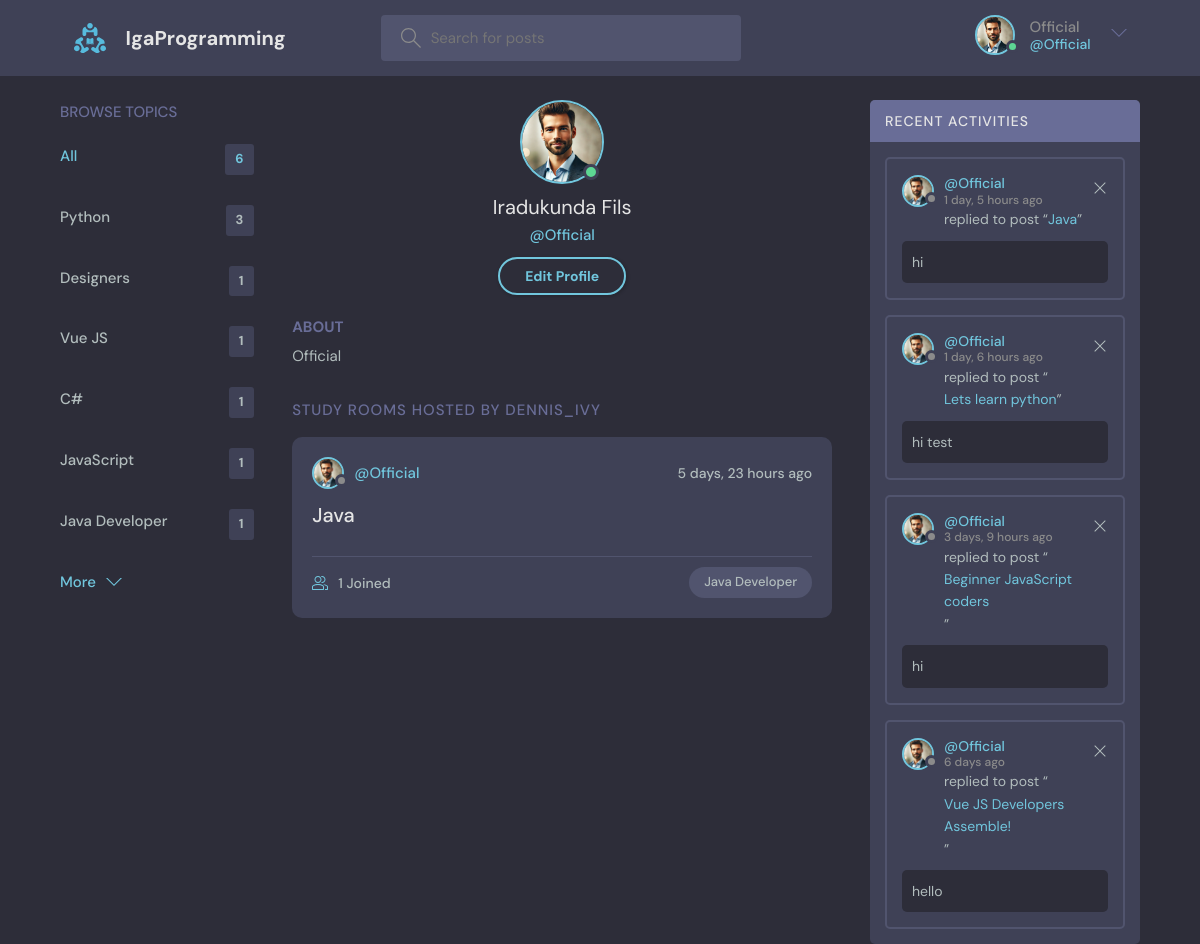
Screenshot of /profile/6/ (signed in) with the database file from the repository.
### base/models.py (models this page shows, shortened)
class User(AbstractUser):
    name = models.CharField(max_length=200, null=True)
    email = models.EmailField(unique=True, null=True)
    bio = models.TextField(null=True)
    avatar = models.ImageField(null=True, default="avatar.svg")
    USERNAME_FIELD = 'email'
    REQUIRED_FIELDS = ['username']

class Topic(models.Model):
    name = models.CharField(max_length=200)

class Room(models.Model):
    host = models.ForeignKey(User, on_delete=models.SET_NULL, null=True)
    topic = models.ForeignKey(Topic, on_delete=models.SET_NULL, null=True)
    name = models.CharField(max_length=200)
    description = models.TextField(null=True, blank=True)
    participants = models.ManyToManyField(
        User, related_name='participants', blank=True)
    updated = models.DateTimeField(auto_now=True)
    created = models.DateTimeField(auto_now_add=True)
    class Meta:
        ordering = ['-updated', '-created']
    def __str__(self):
        return self.name

class Message(models.Model):
    user = models.ForeignKey(User, on_delete=models.CASCADE)
    room = models.ForeignKey(Room, on_delete=models.CASCADE)
    body = models.TextField()
    updated = models.DateTimeField(auto_now=True)
    created = models.DateTimeField(auto_now_add=True)
    class Meta:
        ordering = ['-updated', '-created']

### base/views.py (the view)
# urls.py: path('profile/<str:pk>/', views.userProfile, name="user-profile"),
@login_required(login_url='login')
def userProfile(request, pk):
    user = User.objects.get(id=pk)
    rooms = user.room_set.all()
    room_messages = user.message_set.all()
    topics = Topic.objects.all()
    context = {'user': user, 'rooms': rooms,
               'room_messages': room_messages, 'topics': topics}
    return render(request, 'base/profile.html', context)

### base/templates/base/profile.html
{% extends 'main.html' %}
{% block content %}
<main class="profile-page layout layout--3">
  <div class="container">
    {% include 'base/topics_component.html' %}
    <div class="roomList">
      <div class="profile">
        <div class="profile__avatar">
          <div class="avatar avatar--large active">
            <img src="{{user.avatar.url}}" />
          </div>
        </div>
        <div class="profile__info">
          <h3>{{user.name}}</h3>
          <p>@{{user.username}}</p>
          {% if request.user == user %}
          <a href="{% url 'update-user' %}" class="btn btn--main btn--pill">Edit Profile</a>
          {% endif %}
        </div>
        <div class="profile__about">
          <h3>About</h3>
          <p>
            {{user.bio}}
          </p>
        </div>
      </div>
      <div class="roomList__header">
        <div>
          <h2>Study Rooms Hosted by dennis_ivy</a>
          </h2>
        </div>
      </div>
      {% include 'base/feed_component.html' %}
    </div>
    {% include 'base/activity_component.html' %}
  </div>
</main>
{% endblock content %}

### templates/main.html (shortened to what this page needs)
<!DOCTYPE html>
{% load static %}
<html lang="en">
<head>
    <link rel="stylesheet" href="{% static 'styles/style.css' %}" />
</head>
<body>
    {% include 'navbar.html' %}
    {% block content %}
    {% endblock %}
</body>
</html>

### templates/navbar.html (shortened to what this page needs)
{% load static %}
<header class="header header--loggedIn">
    <div class="container">
        <a href="{% url 'home' %}" class="header__logo">
            <img src="{% static 'images/logo.svg' %}" />
            <h1>IgaProgramming</h1>
        </a>
        <form class="header__search" method="GET" action="{% url 'home' %}">
            <label>
                <input name="q" placeholder="Search for posts" />
            </label>
        </form>
        <nav class="header__menu">
            {% if request.user.is_authenticated %}
            <div class="header__user">
                <a href="{% url 'user-profile' user.id %}">
                    <div class="avatar avatar--medium active">
                        <img src="{{request.user.avatar.url}}" />
                    </div>
                    <p>{{request.user.username}} <span>@{{request.user.username}}</span></p>
                </a>
                <button class="dropdown-button">
                    <svg version="1.1" xmlns="http://www.w3.org/2000/svg" width="32" height="32" viewBox="0 0 32 32">
                        <title>chevron-down</title>
                        <path d="M16 21l-13-13h-3l16 16 16-16h-3l-13 13z"></path>
                    </svg>
                </button>
            </div>
            {% else %}
            <a href="{% url 'login' %}">
                <img src="{% static 'images/avatar.svg' %}" />
                <p>Login</p>
            </a>
            {% endif %}
        </nav>
    </div>
</header>

### base/templates/base/topics_component.html
<div class="topics">
    <div class="topics__header">
        <h2>Browse Topics</h2>
    </div>
    <ul class="topics__list">
        <li>
            <a href="{% url 'home' %}" class="active">All <span>{{topics.count}}</span></a>
        </li>
        {% for topic in topics %}
        <li>
            <a href="{% url 'home' %}?q={{topic.name}}">{{topic.name}}<span>{{topic.room_set.all.count}}</span></a>
        </li>
        {% endfor %}
    </ul>
    <a class="btn btn--link" href="{% url 'topics' %}">
        More
        <svg version="1.1" xmlns="http://www.w3.org/2000/svg" width="32" height="32" viewBox="0 0 32 32">
            <title>chevron-down</title>
            <path d="M16 21l-13-13h-3l16 16 16-16h-3l-13 13z"></path>
        </svg>
    </a>
</div>

### base/templates/base/feed_component.html (shortened to what this page needs)
{% for room in rooms %}
<div class="roomListRoom">
    <div class="roomListRoom__header">
        <a href="{% url 'user-profile' room.host.id %}" class="roomListRoom__author">
            <div class="avatar avatar--small">
                <img src="{{room.host.avatar.url}}" />
            </div>
            <span>@{{room.host.username}}</span>
        </a>
        <div class="roomListRoom__actions">
            <span>{{room.created|timesince}} ago</span>
        </div>
    </div>
    <div class="roomListRoom__content">
        <a href="{% url 'room' room.id %}">{{room.name}}</a>
    </div>
    <div class="roomListRoom__meta">
        <a href="{% url 'room' room.id %}" class="roomListRoom__joined">
            {{room.participants.all.count}} Joined
        </a>
        <p class="roomListRoom__topic">{{room.topic.name}}</p>
    </div>
</div>
{% endfor %}

### base/templates/base/activity_component.html
<div class="activities">
    <div class="activities__header">
        <h2>Recent Activities</h2>
    </div>
    {% for message in room_messages %}
    <div class="activities__box">
        <div class="activities__boxHeader roomListRoom__header">
            <a href="{% url 'user-profile' message.user.id %}" class="roomListRoom__author">
                <div class="avatar avatar--small">
                    <img src="{{message.user.avatar.url}}" />
                </div>
                <p>
                    @{{message.user.username}}
                    <span>{{message.created|timesince}} ago</span>
                </p>
            </a>
            {% if request.user == message.user %}
            <div class="roomListRoom__actions">
                <a href="{% url 'delete-message' message.id %}">
                    <svg version="1.1" xmlns="http://www.w3.org/2000/svg" width="32" height="32" viewBox="0 0 32 32">
                        <title>remove</title>
                        <path
                            d="M27.314 6.019l-1.333-1.333-9.98 9.981-9.981-9.981-1.333 1.333 9.981 9.981-9.981 9.98 1.333 1.333 9.981-9.98 9.98 9.98 1.333-1.333-9.98-9.98 9.98-9.981z">
                        </path>
                    </svg>
                </a>
            </div>
            {% endif %}
        </div>
        <div class="activities__boxContent">
            <p>replied to post “<a href="{% url 'room' message.room.id %}">{{message.room}}</a>”</p>
            <div class="activities__boxRoomContent">{{message.body}}</div>
        </div>
    </div>
    {% endfor %}
</div>

### rows the page displays
User: user.avatar (picture), user.username "Official", avatar (picture), name "Iradukunda Fils", username "Official", bio "Official"
Topic: name "Python", room_set.all.count "3"
Topic: name "Designers", room_set.all.count "1"
Topic: name "Vue JS", room_set.all.count "1"
Topic: name "C#", room_set.all.count "1"
Topic: name "JavaScript", room_set.all.count "1"
Topic: name "Java Developer", room_set.all.count "1"
Room: host.avatar (picture), host.username "Official", created "5 days, 23 hours", name "Java", participants.all.count "1", topic.name "Java Developer"
Message: user.avatar (picture), user.username "Official", created "1 day, 5 hours", room "Java", body "hi"
Message: user.avatar (picture), user.username "Official", created "1 day, 6 hours", room "Lets learn python", body "hi test"
Message: user.avatar (picture), user.username "Official", created "3 days, 9 hours", room "Beginner JavaScript coders", body "hi"
Message: user.avatar (picture), user.username "Official", created "6 days", room "Vue JS Developers Assemble!", body "hello"

### other values shown
{{ topics.count }} "6"
